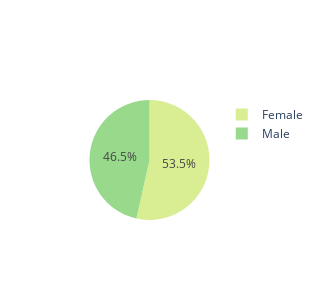

The cell this chart's notebook holds for it:
### Code cell
# Count binary values in the "Male" column
male_counts = fig_df['Is Male'].value_counts()
male_labels = ['Male' if male_counts.index[0] else 'Female', 'Male' if not male_counts.index[0] else 'Female']
# Create a pie chart for "Male" with custom colors
sex_pie = go.Pie(labels=male_labels, values=male_counts, marker=dict(colors=male_colors))

# Visualize
data = [sex_pie]
fig = go.Figure(data = data)
fig.update_layout(width=300, height=300)
display(fig)

### Figure 1 — Plotly figure (JSON) as saved in the notebook; plotly's stock layout.template omitted (floating-point values rounded to 4 significant figures)
{"data": [{"labels": ["Female", "Male"], "marker": {"colors": ["#d9ed92", "#99d98c"]}, "type": "pie", "values": [428, 372]}], "layout": {"height": 300, "width": 300}}
